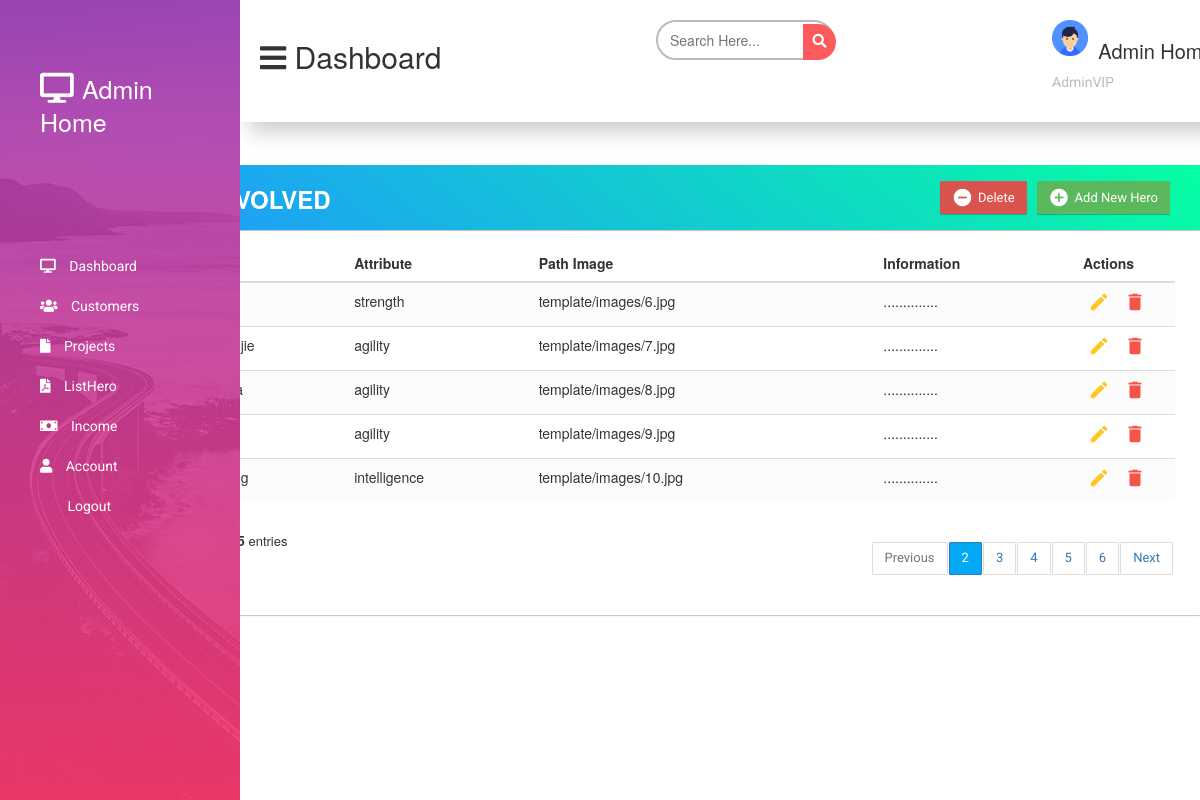
Page /views/admin/listHero.php?page=2 on the committed database.
### tables this page shows
CREATE TABLE `heros` (
  `id` bigint(20) NOT NULL,
  `name` varchar(255) DEFAULT NULL,
  `attribute` varchar(255) DEFAULT NULL,
  `image` varchar(255) DEFAULT NULL,
  `information` text DEFAULT NULL,
  `gender` varchar(10) DEFAULT NULL
);

### views/admin/listHero.php (the view, shortened to what this page needs)
<!DOCTYPE html>
<html>
<head>
    <link type="text/css" rel="stylesheet" href="<?php echo $_SESSION["path"]; ?>template/css/style.css?v=<?php echo time(); ?>" />
    <link type="text/css" rel="stylesheet" href="<?php echo $_SESSION["path"]; ?>template/css/font-awesome.min.css?v=<?php echo time(); ?>" />
    <link type="text/css" rel="stylesheet" href="<?php echo $_SESSION["path"]; ?>alert.css?v=<?php echo time(); ?>" />
    <link rel="stylesheet" href="<?php echo $_SESSION["path"]; ?>template/css/list.css">
    <link rel="stylesheet" href="https://maxcdn.bootstrapcdn.com/font-awesome/4.7.0/css/font-awesome.min.css">
    <link rel="stylesheet" href="https://cdnjs.cloudflare.com/ajax/libs/font-awesome/5.15.3/css/all.min.css"/>
    <link rel="stylesheet" href="https://maxcdn.bootstrapcdn.com/bootstrap/3.3.7/css/bootstrap.min.css">
</head>
<body>
    <?php require_once($_SERVER['DOCUMENT_ROOT'].$_SESSION["path"]."common/admin/menu.php"); ?>
<Section id="main-content">
    <?php require_once($_SERVER['DOCUMENT_ROOT'].$_SESSION["path"]."common/admin/header.php"); ?>
</Section>
    <div class="container">
        <div class="container list">
            <div class="table-wrapper">
                <div class="table-title">
                    <div class="row">
                        <div class="col-sm-6">
          <h2>Heroes <b>EVOLVED</b></h2>
         </div>
         <div class="col-sm-6">
          <a href="#addEmployeeModal" class="btn btn-success" data-toggle="modal"><i class="material-icons">&#xE147;</i> <span>Add New Hero</span></a>
          <a href="#deleteEmployeeModal" class="btn btn-danger btnDelete" data-toggle="modal"><i class="material-icons">&#xE15C;</i> <span>Delete</span></a>
         </div>
                    </div>
                </div>
                <table class="table table-striped table-hover">
                    <thead>
                        <tr>
          <th>
           <span class="custom-checkbox">
           </span>
          </th>
        <th>Name</th>
        <th>Attribute</th>
        <th>Path Image</th>
        <th>Information</th>
        <th>Actions</th>
        </tr>
        </thead>
        <tbody>
        <?php
            require_once($_SERVER['DOCUMENT_ROOT'].$_SESSION["path"]."common/connect.php");
            $sql="SELECT COUNT(*)AS maxItems FROM heros";
            $result = $conn->query($sql);
            $maxItems = ($result->fetch_assoc())["maxItems"];
            $page = $_GET["page"];
            $maxPageItems = 5;
            $maxPage = ceil($maxItems/($maxPageItems*1.0));
            $offer = '';
            if($page <= $maxPage){
                $offer = ($page-1) * $maxPageItems;
            }
            $sql = "SELECT * FROM heros LIMIT ".$offer.",".$maxPageItems."";
            $result = $conn->query($sql);
            if($result->num_rows > 0){
                while($row = $result->fetch_assoc()){
                    ?>
                    <tr>
                        <td>
                        <span class="custom-checkbox">
                        </span>
                        </td>
                        <td><?php echo $row["name"]; ?></td>
                        <td><?php echo $row["attribute"]; ?></td>
                        <td><?php echo $row["image"]; ?></td>
                        <td>..............</td>
                        <td>
                            <a href="#editEmployeeModal" id="<?php echo $row["id"]; ?>" class="edit" data-toggle="modal" ><i class="material-icons" data-toggle="tooltip" title="Edit">&#xE254;</i></a>
                            <a href="#deleteEmployeeModal" id="<?php echo $row["id"]; ?>" class="delete" data-toggle="modal"><i class="material-icons" data-toggle="tooltip" title="Delete">&#xE872;</i></a>
                        </td>
                    </tr>
                    <?php
                }
            }
        ?>
        </tbody>
        </table>
       <div class="clearfix">
                    <div class="hint-text">Showing <b><?php echo $maxPageItems; ?></b> out of <b><?php echo $maxItems; ?></b> entries</div>
                    <ul class="pagination">
                        <li class="page-item <?php if($page < $maxPageItems) echo "disabled"; ?>">
                            <a href="<?php echo $_SESSION["path"]; ?>views/admin/listHero.php?page=<?php
                                echo $page;
                            ?>
                            ">Previous</a></li>
                        <?php
                            $max = $_SESSION["max"];
                            for($i = $max-4; $i <= $max; $i++){
                                ?>
                                    <li class="page-item <?php if($i==$page)echo 'active'; ?>" value="<?php echo $i; ?>">
                                        <a href="listHero.php?page=<?php echo $i; ?>" class="page-link"><?php echo $i; ?></a>
                                    </li>
                                <?php
                            }
                        ?>
                        <li class="page-item <?php if($max >= $maxPage) echo "disabled"; ?>">
                            <a href="listHero.php?page=<?php
                                if($max < $maxPage){
                                    $page = $max + 1;
                                    echo $page;
                                }
                                else echo $page;
                            ?>
                            " class="page-link">Next</a>
                        </li>
                    </ul>
                </div>
            </div>
        </div>
    </div>
</body>
</html>

### template/css/style.css (style rules this page uses)
* { margin: 0; padding: 0; box-sizing: border-box; list-style-type: none; text-decoration: none; }
h1, h2, h3, h4, h5, h6 { font-family: 'Raleway', sans-serif; }
p, a { font-family: 'Roboto', sans-serif; }
.container { max-width: 1330px; margin: 0 auto; padding-left: 15px; padding-right: 15px; }
.active { width: 40% !important; z-index: 20 !important; }
section#main-content { width: 80%; float: right; }
table th { text-align: left; }
table td { padding: 8px 0px; }
table td { padding: 20px 0px 0px 0px; }

### template/css/list.css (style rules this page uses)
body { color: #566787; background: #f5f5f5; font-family: 'Varela Round', sans-serif; font-size: 13px; }
.table-wrapper { background: #fff; padding: 20px 25px; margin: 30px 0; border-radius:1px; box-shadow: 0 1px 1px rgba(0, 0, 0, 0.247); }
.table-title { padding-bottom: 15px; background: linear-gradient(40deg, #2096ff, #05ffa3) !important; color: #fff; padding: 16px 30px; margin: -20px -25px 10px; border-radius: 1px 1px 0 0; box-shadow: 0 1px 1px rgba(0, 0, 0, 0.247); }
.table-title h2 { margin: 5px 0 0; font-size: 24px; }
.table-title .btn { color: #fff; float: right; font-size: 13px; border: none; min-width: 50px; border-radius: 1px; border: none; outline: none !important; margin-left: 10px; box-shadow: 0 1px 1px rgba(0, 0, 0, 0.247); }
.table-title .btn i { float: left; font-size: 21px; margin-right: 5px; }
.table-title .btn span { float: left; margin-top: 2px; }
table.table tr th, table.table tr td { border-color: #e9e9e9; padding: 12px 15px; vertical-align: middle; }
table.table tr th:first-child { width: 60px; }
table.table tr th:last-child { width: 100px; }
table.table-striped tbody tr:nth-of-type(odd) { background-color: #fcfcfc; }
table.table td:last-child i { opacity: 0.9; font-size: 22px; margin: 0 5px; }
table.table td a { font-weight: bold; color: #566787; display: inline-block; text-decoration: none; outline: none !important; }
table.table td a.edit { color: #FFC107; }
table.table td a.delete { color: #F44336; }
table.table td i { font-size: 19px; }
.pagination { float: right; margin: 0 0 5px; }
.pagination li a { border: none; font-size: 13px; min-width: 30px; min-height: 30px; color: #999; margin: 0 2px; line-height: 30px; border-radius: 1px !important; text-align: center; padding: 0 6px; }
.pagination li.active a, .pagination li.active a.page-link { background: #03A9F4; }
.hint-text { float: left; margin-top: 10px; font-size: 13px; }
.custom-checkbox { position: relative; }

### views/admin/listHero.php (style rules this page uses)
.container { position: absolute; width: 1095px; top: 125px; height: 100px; padding: 0; right: 0; }
.list { top: 10px; }

### rows in the picture
heros: attribute "strength", image "template/images/6.jpg"
heros: attribute "agility", image "template/images/7.jpg"
heros: attribute "agility", image "template/images/8.jpg"
heros: attribute "agility", image "template/images/9.jpg"
heros: attribute "intelligence", image "template/images/10.jpg"
